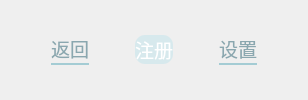
        <widget class="QWidget" name="btnWidget" native="true">
         <property name="styleSheet">
          <string notr="true">color:rgb(138, 167, 175);</string>
         </property>
         <layout class="QHBoxLayout" name="horizontalLayout_3">
          <item>
           <spacer name="horizontalSpacer_10">
            <property name="orientation">
             <enum>Qt::Horizontal</enum>
            </property>
            <property name="sizeHint" stdset="0">
             <size>
              <width>40</width>
              <height>20</height>
             </size>
            </property>
           </spacer>
          </item>
          <item>
           <widget class="QPushButton" name="ret_btn">
            <property name="font">
             <font>
              <pointsize>14</pointsize>
             </font>
            </property>
            <property name="autoFillBackground">
             <bool>false</bool>
            </property>
            <property name="styleSheet">
             <string notr="true">color:rgb(138, 167, 175);
background: transparent;
border-color:#a4ccd4;
border-style:solid;
border-top-width:0px;
border-right-width:0px;
border-bottom-width:2px;
border-left-width:0px;</string>
            </property>
            <property name="text">
             <string>返回</string>
            </property>
           </widget>
          </item>
          <item>
           <spacer name="horizontalSpacer_8">
            <property name="orientation">
             <enum>Qt::Horizontal</enum>
            </property>
            <property name="sizeHint" stdset="0">
             <size>
              <width>40</width>
              <height>20</height>
             </size>
            </property>
           </spacer>
          </item>
          <item>
           <widget class="QPushButton" name="reg_btn">
            <property name="font">
             <font>
              <pointsize>14</pointsize>
             </font>
            </property>
            <property name="styleSheet">
             <string notr="true">background:rgb(215, 233, 237);
border-style: flat;
color: white;
border-radius: 10px;</string>
            </property>
            <property name="text">
             <string>注册</string>
            </property>
           </widget>
          </item>
          <item>
           <spacer name="horizontalSpacer_9">
            <property name="orientation">
             <enum>Qt::Horizontal</enum>
            </property>
            <property name="sizeHint" stdset="0">
             <size>
              <width>40</width>
              <height>20</height>
             </size>
            </property>
           </spacer>
          </item>
          <item>
           <widget class="QPushButton" name="set3_btn">
            <property name="font">
             <font>
              <pointsize>14</pointsize>
             </font>
            </property>
            <property name="styleSheet">
             <string notr="true">color:rgb(138, 167, 175);
background: transparent;
border-color:#a4ccd4;
border-style:solid;
border-top-width:0px;
border-right-width:0px;
border-bottom-width:2px;
border-left-width:0px;</string>
            </property>
            <property name="text">
             <string>设置</string>
            </property>
           </widget>
          </item>
          <item>
           <spacer name="horizontalSpacer_11">
            <property name="orientation">
             <enum>Qt::Horizontal</enum>
            </property>
            <property name="sizeHint" stdset="0">
             <size>
              <width>40</width>
              <height>20</height>
             </size>
            </property>
           </spacer>
          </item>
         </layout>
        </widget>
